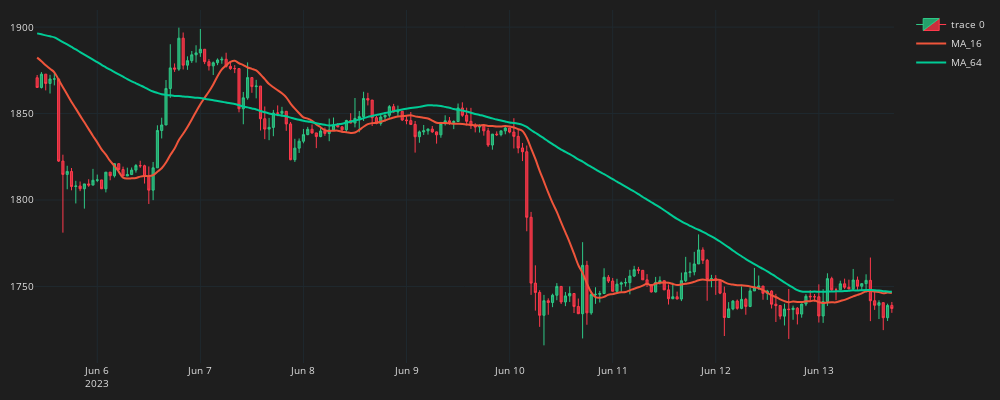

Notebook code for this chart:
### Code cell
fig = go.Figure()
fig.add_trace(go.Candlestick(
    x = df_plot.time,
    open = df_plot.open,
    high = df_plot.high,
    low = df_plot.low,
    close = df_plot.close,
    line=dict(width=1),
    opacity = 1,
    increasing_fillcolor = '#24A06B',
    decreasing_fillcolor = '#CC2E3C',
    increasing_line_color = '#2EC886',
    decreasing_line_color = '#FF3A4C'
))
for ma in ma_list:
    col = f'MA_{ma}'
    fig.add_trace(go.Scatter(
        x = df_plot.time,
        y = df_plot[col],
        line = dict(width = 2),
        line_shape = 'spline',
        name = col
))
fig.update_layout(width = 1000, height = 400,
                  margin = dict(l=10, r=10, b=10, t=10),
                  font = dict(size=10, color='#e1e1e1'),
                  paper_bgcolor = '#1e1e1e',
                  plot_bgcolor = '#1e1e1e'
                  )
fig.update_xaxes(
    gridcolor = '#1f292f',
    showgrid=True, fixedrange=True, rangeslider=dict(visible=False)
)
fig.update_yaxes(
    gridcolor='#1f292f',
    showgrid=True
)
fig.show()

### Figure 1 — Plotly figure (JSON) as saved in the notebook; plotly's stock layout.template omitted (floating-point values rounded to 4 significant figures; data arrays with more than 128 entries replaced by an {"elided": "..."} marker saying what was removed)
{"data": [{"close": {"elided": "200 float values"}, "decreasing": {"fillcolor": "#CC2E3C", "line": {"color": "#FF3A4C"}}, "high": {"elided": "200 float values"}, "increasing": {"fillcolor": "#24A06B", "line": {"color": "#2EC886"}}, "line": {"width": 1}, "low": {"elided": "200 float values"}, "opacity": 1, "open": {"elided": "200 float values"}, "type": "candlestick", "x": {"elided": "200 str values"}}, {"line": {"shape": "spline", "width": 2}, "name": "MA_16", "type": "scatter", "x": {"elided": "200 str values"}, "y": {"elided": "200 float values"}}, {"line": {"shape": "spline", "width": 2}, "name": "MA_64", "type": "scatter", "x": {"elided": "200 str values"}, "y": {"elided": "200 float values"}}], "layout": {"font": {"color": "#e1e1e1", "size": 10}, "height": 400, "margin": {"b": 10, "l": 10, "r": 10, "t": 10}, "paper_bgcolor": "#1e1e1e", "plot_bgcolor": "#1e1e1e", "width": 1000, "xaxis": {"fixedrange": true, "gridcolor": "#1f292f", "rangeslider": {"visible": false}, "showgrid": true}, "yaxis": {"gridcolor": "#1f292f", "showgrid": true}}}
